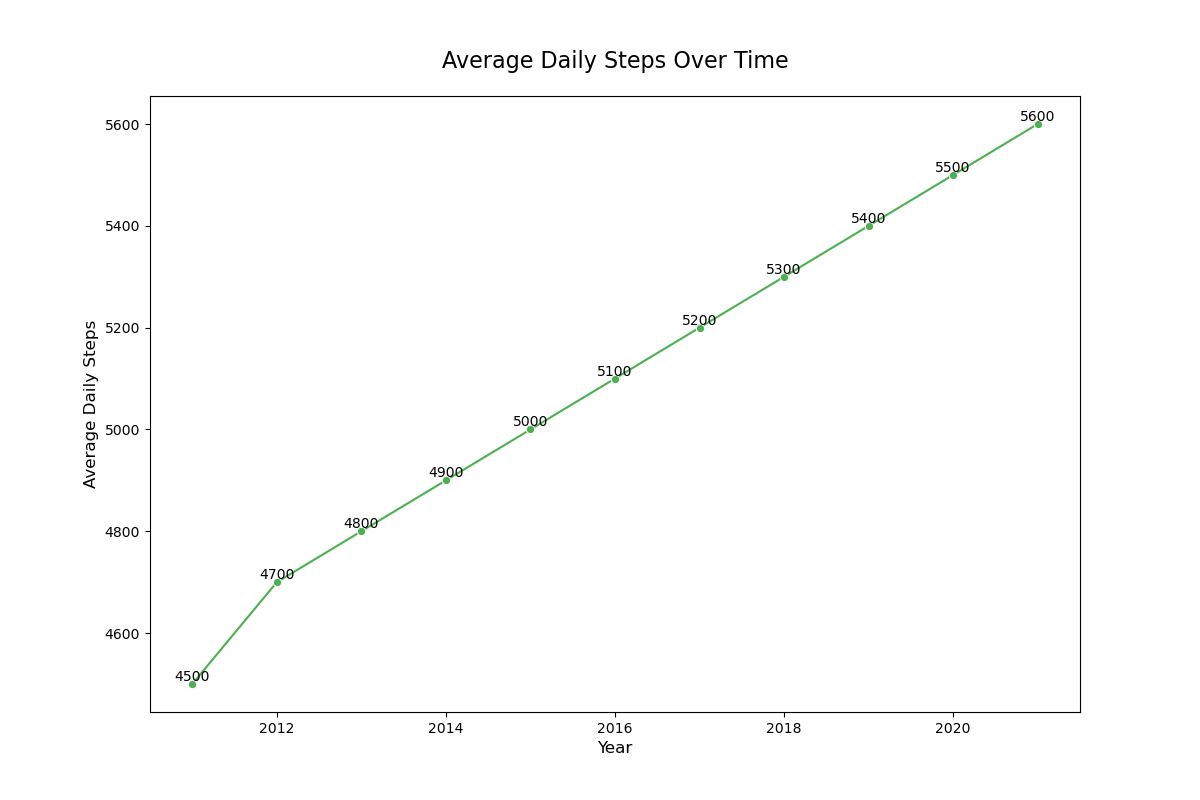

The Python source for this figure:

import pandas as pd
import seaborn as sns
import matplotlib.pyplot as plt

# Create the DataFrame directly
data = {
    'Year': [2011, 2012, 2013, 2014, 2015, 2016, 2017, 2018, 2019, 2020, 2021],
    'Average Daily Steps': [4500, 4700, 4800, 4900, 5000, 5100, 5200, 5300, 5400, 5500, 5600]
}
df = pd.DataFrame(data)

# Initialize the matplotlib figure to set the size
f, ax = plt.subplots(figsize=(12, 8))

# Plotting the line chart
sns.lineplot(x="Year", y="Average Daily Steps", data=df, color="#4CAF50", marker='o')

# Customizing the axes and title
ax.set_title('Average Daily Steps Over Time', fontsize=16, pad=20)
ax.set_xlabel('Year', fontsize=12)
ax.set_ylabel('Average Daily Steps', fontsize=12)

# Adding annotations for specific data points
for x, y in zip(df['Year'], df['Average Daily Steps']):
    ax.text(x, y, y, color="black", ha="center", va="bottom")

# Show the plot
plt.show()
